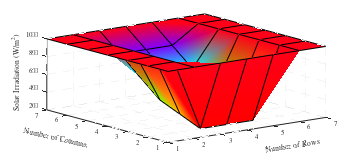

Write the MATLAB code that produced this figure.
clc;
clear all;

% define figure properties
opts.width      = 3.6;
opts.height     = 1.6;
opts.fontType   = 'Times';
opts.fontSize   = 5;

x = 1:1:7;
y = 1:1:7;

[X,Y] = meshgrid(x,y);

for i = 1:7
    
    for  j = 1:7

        if     ((i==2 && j==3) || (i==2 && j==4) || (i==2 && j==5))
            Z(i,j) = 200;
        elseif ((i==3 && j==3) || (i==3 && j==4) || (i==3 && j==5))
            Z(i,j) = 300;
        elseif ((i==4 && j==3) || (i==4 && j==4) || (i==4 && j==5))
            Z(i,j) = 400;
        elseif ((i==5 && j==3) || (i==5 && j==4) || (i==5 && j==5))
            Z(i,j) = 600;
        elseif ((i==6 && j==3) || (i==6 && j==4) || (i==6 && j==5))
            Z(i,j) = 800;
        else
            Z(i,j) = 1000;
        end 
    end
end

fig = surf(Z);
xlabel('Number of Rows');
ylabel('Number of Columns');
zlabel('Solar Irradiation (W/m^2)');

set(gca,'GridLineStyle','--','GridColor',[0.7, 0.7, 0.7]);
set(gca,'fontname',opts.fontType,'FontSize',opts.fontSize);
set(gca,'xtick',[1:1:7],'ytick',[1:1:7]);
set(get(gca,'xlabel'),'rotation',9);
set(get(gca,'ylabel'),'rotation',-13);

colormap("hsv");
% colorbar;
set(fig,'edgecolor','black','LineWidth',0.2,'facecolor','interp');

set(gcf, 'PaperUnits', 'inches');
set(gcf, 'PaperPosition', [0 0 opts.width opts.height]);
print('Centre Shading','-vector','-dmeta','-r900');

% pause(1)
% close all